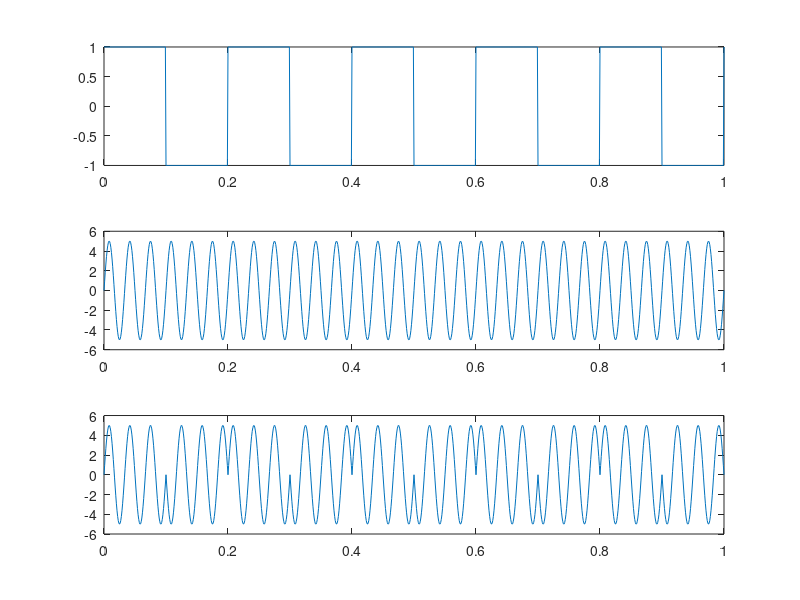

This chart was generated by the following MATLAB code:
%%              Experiment 8
%% 1. ask

f1 = 5;
f2 = 30;
t = 0:0.001:1;
A = 5;
m = square(2*pi*f1*t);
c = A*sin(2*pi*f2*t);

ask = (1+m)/2.*c;

subplot(311)
plot(t,m);
subplot(312)
plot(t,c);
subplot(313)
plot(t,ask);

%% 2. psk

f1 = 5;
f2 = 30;
t = 0:0.001:1;
A = 5;

m = square(2*pi*f1*t);
c = A*sin(2*pi*f2*t);

psk = m.*c;

subplot(311)
plot(t,m);
subplot(312)
plot(t,c);
subplot(313)
plot(t,psk);